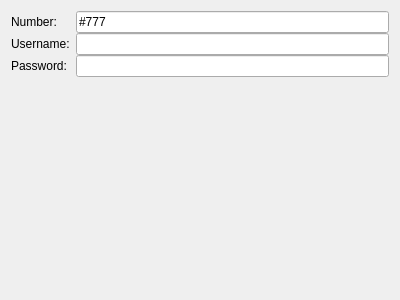
<?xml version="1.0" encoding="UTF-8"?>
<ui version="4.0">
 <class>CdmaWidget</class>
 <widget class="QWidget" name="CdmaWidget">
  <property name="geometry">
   <rect>
    <x>0</x>
    <y>0</y>
    <width>400</width>
    <height>300</height>
   </rect>
  </property>
  <layout class="QFormLayout" name="formLayout">
   <property name="verticalSpacing">
    <number>0</number>
   </property>
   <item row="0" column="0">
    <widget class="QLabel" name="label">
     <property name="text">
      <string>Number:</string>
     </property>
     <property name="buddy">
      <cstring>number</cstring>
     </property>
    </widget>
   </item>
   <item row="0" column="1">
    <widget class="KLineEdit" name="number">
     <property name="text">
      <string notr="true">#777</string>
     </property>
    </widget>
   </item>
   <item row="1" column="0">
    <widget class="QLabel" name="label_2">
     <property name="text">
      <string>Username:</string>
     </property>
     <property name="buddy">
      <cstring>username</cstring>
     </property>
    </widget>
   </item>
   <item row="1" column="1">
    <widget class="KLineEdit" name="username"/>
   </item>
   <item row="3" column="0">
    <widget class="QLabel" name="label_3">
     <property name="text">
      <string>Password:</string>
     </property>
    </widget>
   </item>
   <item row="3" column="1">
    <layout class="QHBoxLayout" name="horizontalLayout">
     <item>
      <widget class="PasswordField" name="password">
       <property name="passwordMode" stdset="0">
        <bool>true</bool>
       </property>
      </widget>
     </item>
    </layout>
   </item>
  </layout>
 </widget>
 <customwidgets>
  <customwidget>
   <class>KLineEdit</class>
   <extends>QLineEdit</extends>
   <header>klineedit.h</header>
  </customwidget>
  <customwidget>
   <class>PasswordField</class>
   <extends>QLineEdit</extends>
   <header>passwordfield.h</header>
  </customwidget>
 </customwidgets>
 <tabstops>
  <tabstop>number</tabstop>
  <tabstop>username</tabstop>
 </tabstops>
 <resources/>
 <connections/>
</ui>
